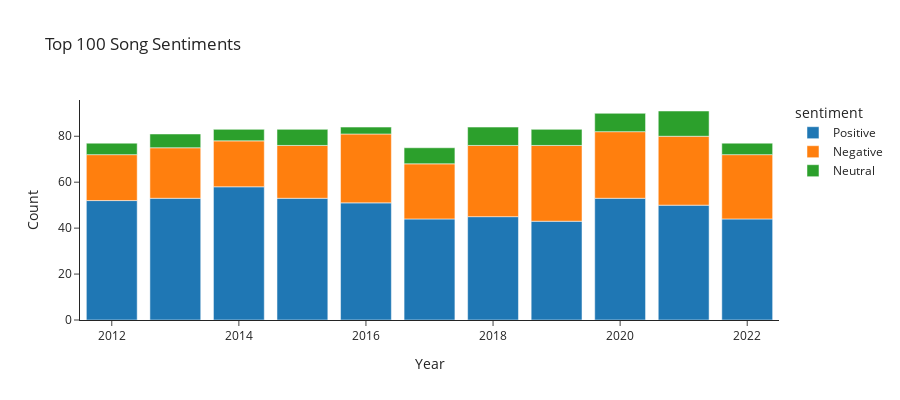

This figure's notebook cell:
### Code cell
#Show the sentiment of the songs by years/count

song_sent = pd.DataFrame(df_en.groupby(['Top100Year','sentiment'])['SongTitle'].count())
song_sent.columns = ['SongCount']

song_sent = song_sent.reset_index()
song_sent = song_sent.sort_values(by=['Top100Year','SongCount'], ascending = False)

fig = px.bar(song_sent, x='Top100Year', y='SongCount', color='sentiment',
             labels={'Top100Year': 'Year', 'SongCount': 'Count'},
             title='Top 100 Song Sentiments',
             height=400, width=900)
fig.show()

### Figure 1 — Plotly figure (JSON) as saved in the notebook; plotly's stock layout.template omitted (floating-point values rounded to 4 significant figures)
{"data": [{"alignmentgroup": "True", "hovertemplate": "sentiment=Positive<br>Year=%{x}<br>Count=%{y}<extra></extra>", "legendgroup": "Positive", "marker": {"color": "#1F77B4", "pattern": {"shape": ""}}, "name": "Positive", "offsetgroup": "Positive", "orientation": "v", "showlegend": true, "textposition": "auto", "type": "bar", "x": [2022, 2021, 2020, 2019, 2018, 2017, 2016, 2015, 2014, 2013, 2012], "xaxis": "x", "y": [44, 50, 53, 43, 45, 44, 51, 53, 58, 53, 52], "yaxis": "y"}, {"alignmentgroup": "True", "hovertemplate": "sentiment=Negative<br>Year=%{x}<br>Count=%{y}<extra></extra>", "legendgroup": "Negative", "marker": {"color": "#FF7F0E", "pattern": {"shape": ""}}, "name": "Negative", "offsetgroup": "Negative", "orientation": "v", "showlegend": true, "textposition": "auto", "type": "bar", "x": [2022, 2021, 2020, 2019, 2018, 2017, 2016, 2015, 2014, 2013, 2012], "xaxis": "x", "y": [28, 30, 29, 33, 31, 24, 30, 23, 20, 22, 20], "yaxis": "y"}, {"alignmentgroup": "True", "hovertemplate": "sentiment=Neutral<br>Year=%{x}<br>Count=%{y}<extra></extra>", "legendgroup": "Neutral", "marker": {"color": "#2CA02C", "pattern": {"shape": ""}}, "name": "Neutral", "offsetgroup": "Neutral", "orientation": "v", "showlegend": true, "textposition": "auto", "type": "bar", "x": [2022, 2021, 2020, 2019, 2018, 2017, 2016, 2015, 2014, 2013, 2012], "xaxis": "x", "y": [5, 11, 8, 7, 8, 7, 3, 7, 5, 6, 5], "yaxis": "y"}], "layout": {"barmode": "relative", "height": 400, "legend": {"title": {"text": "sentiment"}, "tracegroupgap": 0}, "title": {"text": "Top 100 Song Sentiments"}, "width": 900, "xaxis": {"anchor": "y", "domain": [0, 1], "title": {"text": "Year"}}, "yaxis": {"anchor": "x", "domain": [0, 1], "title": {"text": "Count"}}}}
